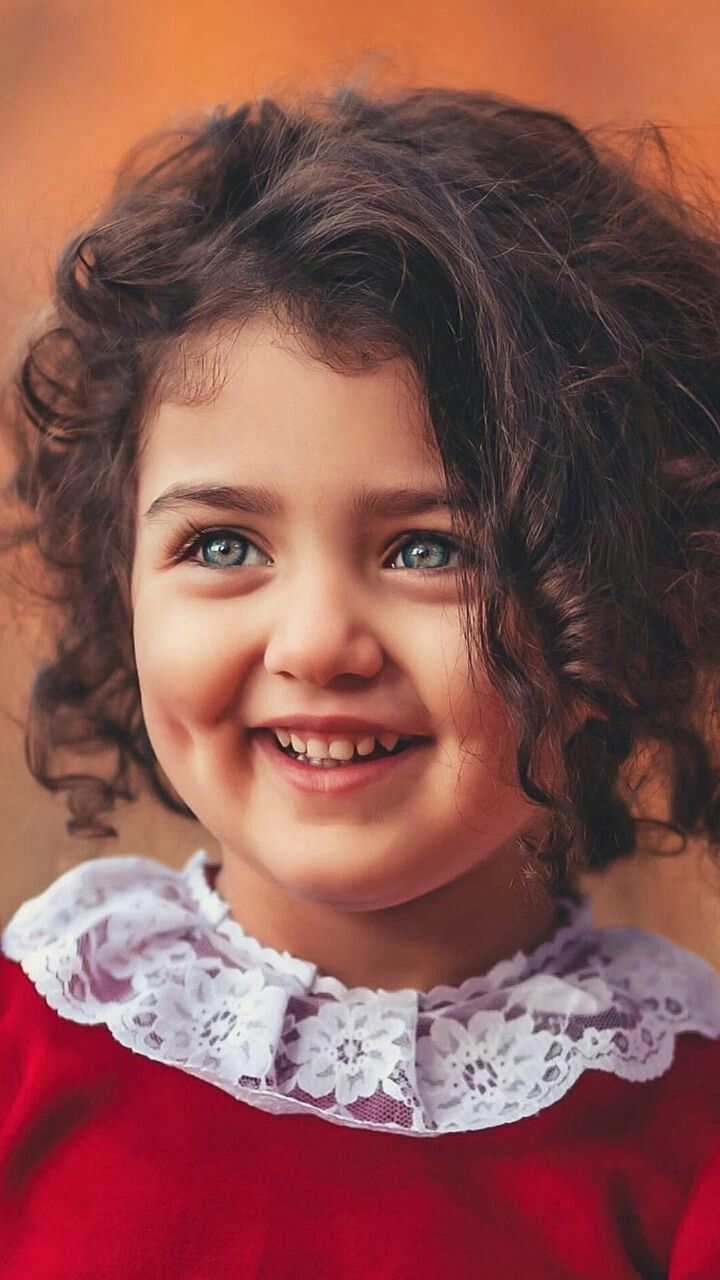
#> input picture Image_processing_Practical_labs/Exp6/pk.jpg, 720 x 1280 px
$ jupyter execute 'Erioson & Dialation.ipynb'
#> lines starting #> are read from the running program, lines starting #| are printed output that depends on the picture
[cell 1]
import cv2
import numpy as np
import matplotlib.pyplot as plt

# --- 1️⃣ Read image ---
img = cv2.imread('pk.jpg', cv2.IMREAD_GRAYSCALE)
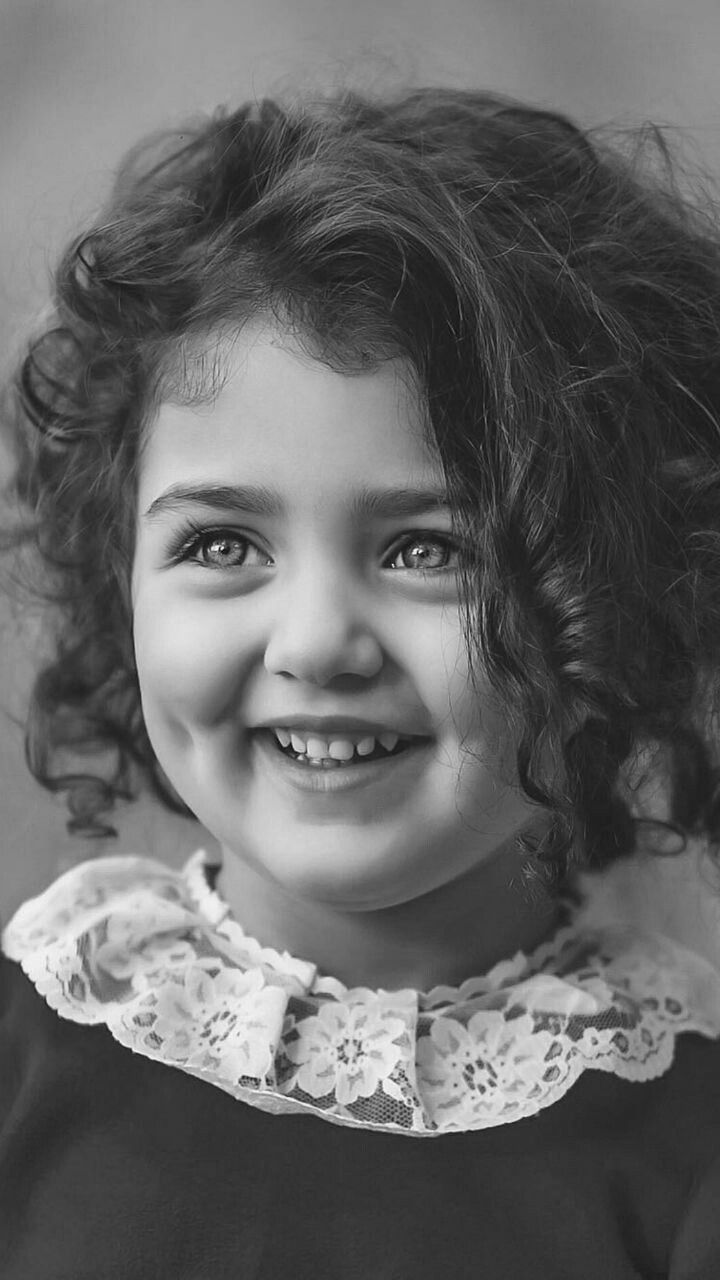
#> img: shape (1280, 720); min 3, max 253, mean 100.3
if img is None:
    raise FileNotFoundError("❌ Image not found. Please make sure 'pk.jpg' exists in this folder.")

# --- 2️⃣ Define Structuring Element (Kernel) ---
kernel_size = 5  # You can change it (3, 5, 7, ...)
kernel = np.ones((kernel_size, kernel_size), np.uint8)

# --- 3️⃣ Apply Erosion and Dilation ---
erosion = cv2.erode(img, kernel, iterations=1)
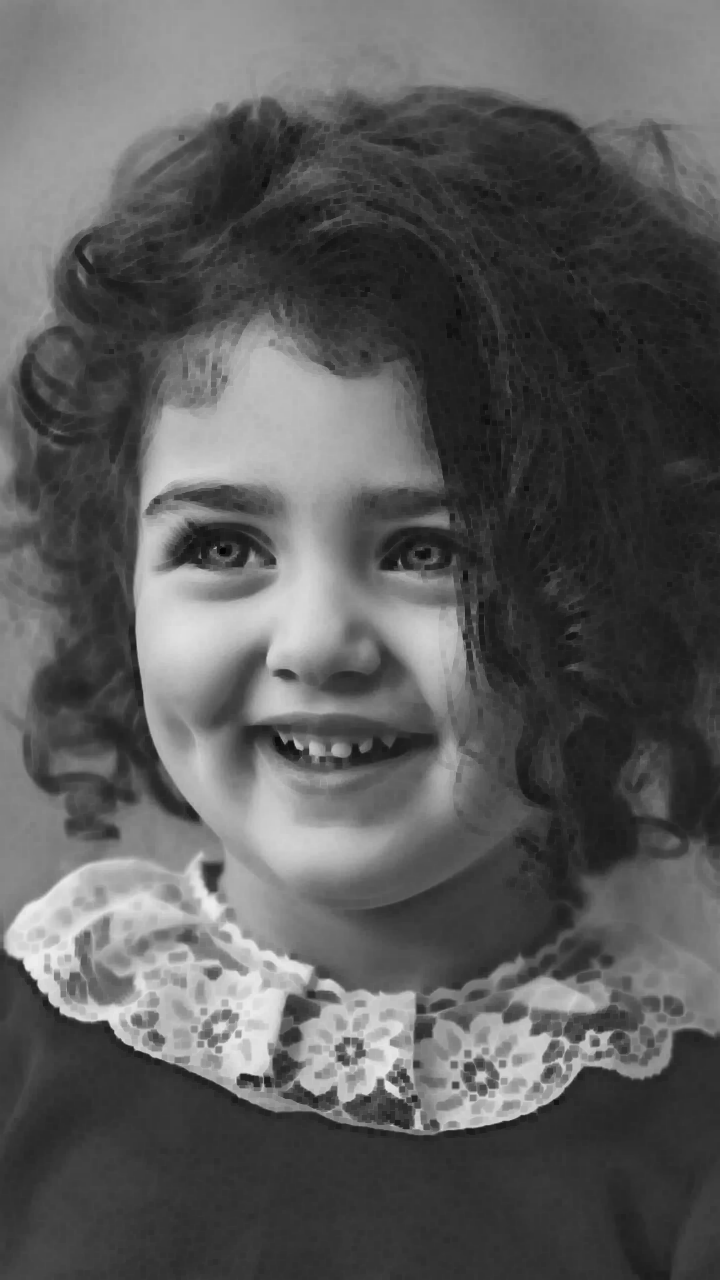
#> erosion: shape (1280, 720); min 3, max 238, mean 91
dilation = cv2.dilate(img, kernel, iterations=1)
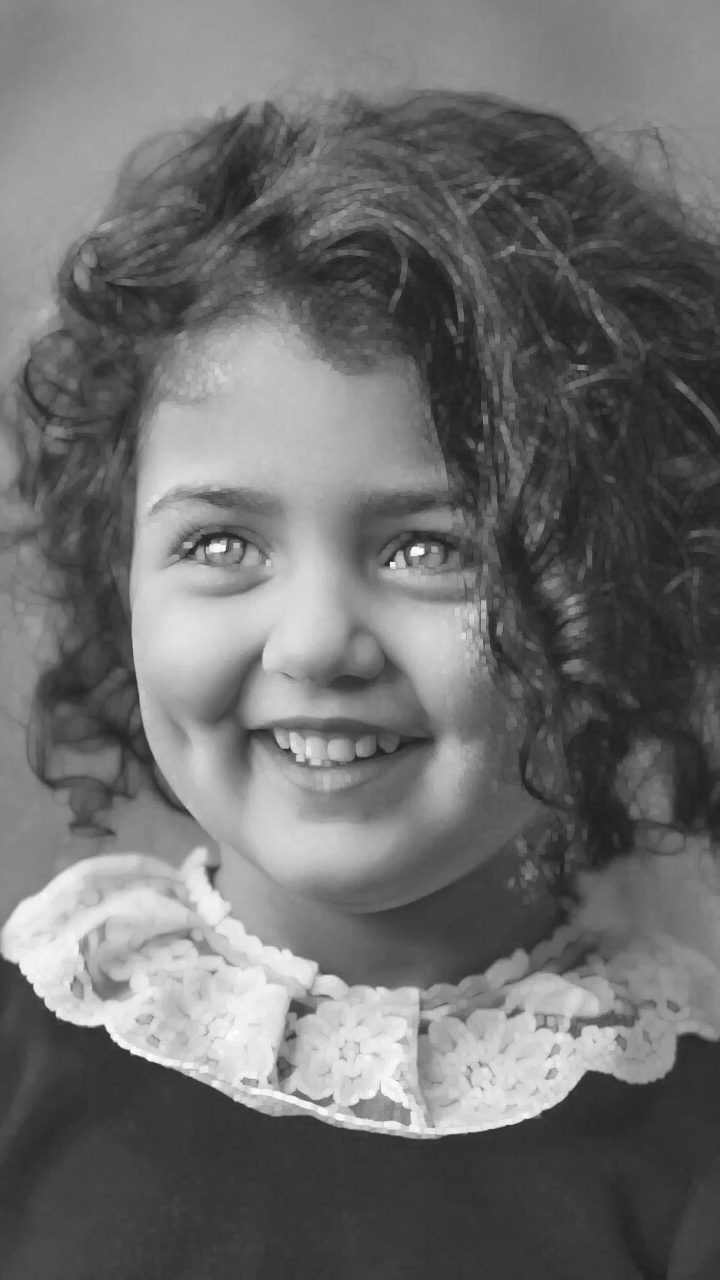
#> dilation: shape (1280, 720); min 31, max 253, mean 109.7

# --- 4️⃣ Display Results ---
plt.figure(figsize=(15, 5))

plt.subplot(1, 3, 1)
plt.imshow(img, cmap='gray')
plt.title('Original Image')
plt.axis('off')

plt.subplot(1, 3, 2)
plt.imshow(erosion, cmap='gray')
plt.title(f'Erosion (kernel={kernel_size}x{kernel_size})')
plt.axis('off')

plt.subplot(1, 3, 3)
plt.imshow(dilation, cmap='gray')
plt.title(f'Dilation (kernel={kernel_size}x{kernel_size})')
plt.axis('off')

plt.tight_layout()
plt.show()
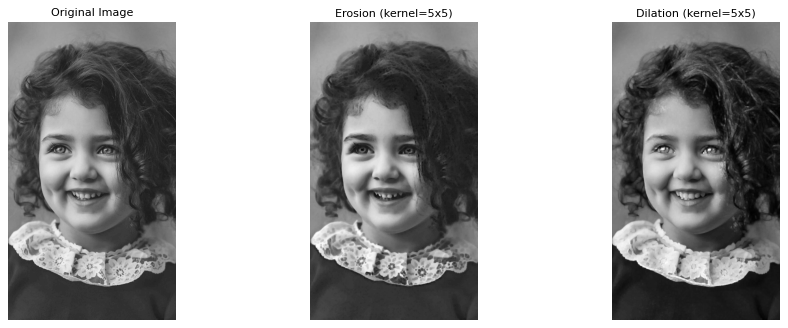
#> figure drawn by matplotlib, 3 panels
